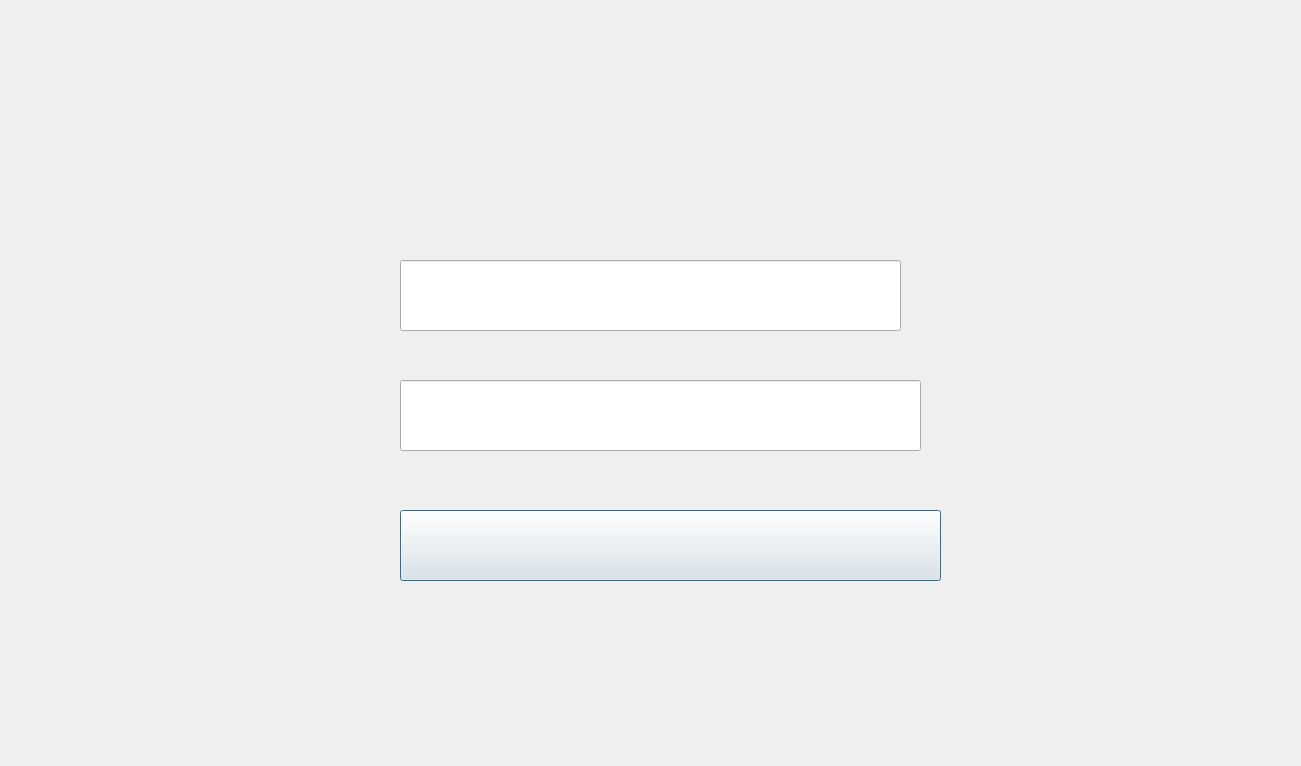
<?xml version="1.0" encoding="UTF-8"?>
<ui version="4.0">
 <class>login</class>
 <widget class="QDialog" name="login">
  <property name="geometry">
   <rect>
    <x>0</x>
    <y>0</y>
    <width>1301</width>
    <height>766</height>
   </rect>
  </property>
  <property name="windowTitle">
   <string>Dialog</string>
  </property>
  <property name="styleSheet">
   <string notr="true">border-image: url(:/img/206005-OZQ0RM-390.jpg);</string>
  </property>
  <widget class="QPushButton" name="pushButton">
   <property name="geometry">
    <rect>
     <x>400</x>
     <y>510</y>
     <width>541</width>
     <height>71</height>
    </rect>
   </property>
   <property name="styleSheet">
    <string notr="true">border-image: url(:/img/78736893_594348361107546_204000363760582656_n.jpg);</string>
   </property>
   <property name="text">
    <string/>
   </property>
  </widget>
  <widget class="QLineEdit" name="lineEdit_username">
   <property name="geometry">
    <rect>
     <x>400</x>
     <y>260</y>
     <width>501</width>
     <height>71</height>
    </rect>
   </property>
   <property name="styleSheet">
    <string notr="true">border-image: url(:/img/Webp.net-resizeimage.jpg);</string>
   </property>
  </widget>
  <widget class="QLineEdit" name="lineEdit_password">
   <property name="geometry">
    <rect>
     <x>400</x>
     <y>380</y>
     <width>521</width>
     <height>71</height>
    </rect>
   </property>
   <property name="styleSheet">
    <string notr="true">border-image: url(:/img/75625256_464637190855656_7494988901006704640_n.jpg);</string>
   </property>
   <property name="echoMode">
    <enum>QLineEdit::Password</enum>
   </property>
  </widget>
  <widget class="QLabel" name="label">
   <property name="geometry">
    <rect>
     <x>10</x>
     <y>730</y>
     <width>20</width>
     <height>20</height>
    </rect>
   </property>
   <property name="text">
    <string/>
   </property>
  </widget>
 </widget>
 <resources/>
 <connections/>
</ui>
